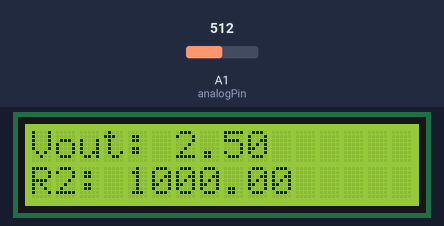
Bench run of a sketch on a simulated Arduino Uno, built with avr-gcc and run on an emulated ATmega328P. Parts: 16×2 character LCD. Inputs (shaded band) come from the test bench; at power-on: A1 (analogPin) = 512.

Above: at 1.2 s.
1.3 s: A1 (analogPin) set to 527
At 2.3 s:
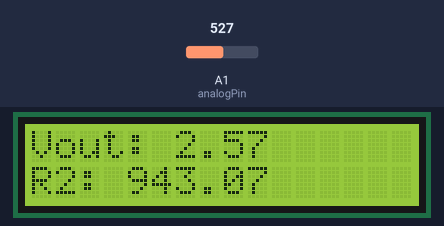
3.5 s: A1 (analogPin) set to 912
At 5.2 s:
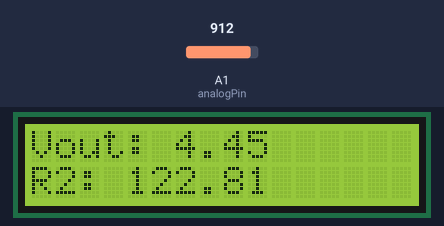
5.5 s: A1 (analogPin) set to 939
At 7.2 s:
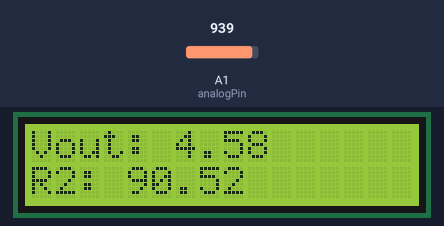
7.5 s: A1 (analogPin) set to 1003
At 9.1 s:
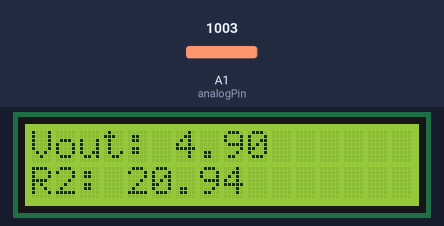
9.6 s: A1 (analogPin) set to 1014
At 10.9 s:
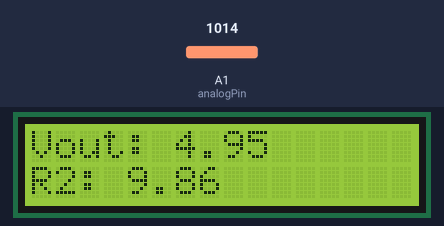
Timing chart, 0 to 12.6 s (numbered marks = the images above; inputs shaded):
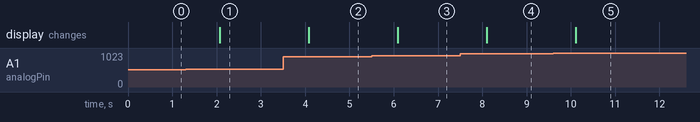

Measured:
- the behaviour switches between 512 and 513 on A1 (analogPin) (found by bisection; images 0 and 1)
- the behaviour switches between 930 and 931 on A1 (analogPin) (found by bisection; images 2 and 3)
- the behaviour switches between 1013 and 1014 on A1 (analogPin) (found by bisection; images 4 and 5)
- after the input at 1.3 s, the display: changes after 0.78 s (image 1)
- after the input at 3.5 s, the display: changes after 0.58 s (image 2)
- after the input at 5.5 s, the display: changes after 0.59 s (image 3)
- after the input at 7.5 s, the display: changes after 0.60 s (image 4)
- after the input at 9.6 s, the display: changes after 0.51 s (image 5)

The sketch:

ohmmeter_lcd.ino
```cpp
#include "LiquidCrystal.h"
// initialize the library by providing the number of pins to it
LiquidCrystal lcd(8,9,4,5,6,7);
const int analogPin= 1;
int raw= 0;
float Vin= 5; // Input voltage
float Vout= 0; // Initialize output voltage as 0 V
float R1= 1000; // Set standard resistor value as 1 kilo-ohms
float R2= 0; // Initialize unknown resistor value as 0 ohms
float temp= 0;

void setup()
{
  lcd.begin(16,2); // Initializes the interface to the LCD screen, and specifies the dimensions (width and height) of the display
}

void loop()
{
  raw = analogRead(analogPin); // Read from analog pin 1
  if(raw)
  {
    temp = raw * Vin;
    Vout = (temp)/1024.0; // Converting analog input to digital using 10 bit ADC
    temp = (Vin/Vout) -1; // Voltage divider formula
    R2 = R1 * temp;
    lcd.setCursor(0,0); // Set cursor at row 0 and column 0
    lcd.print("Vout: ");
    lcd.println(Vout);
    lcd.setCursor(0,1); // Set cursor at row 1 and column 0
    lcd.print("R2: ");
    lcd.println(R2);
    delay(1000);
  }
}
```
